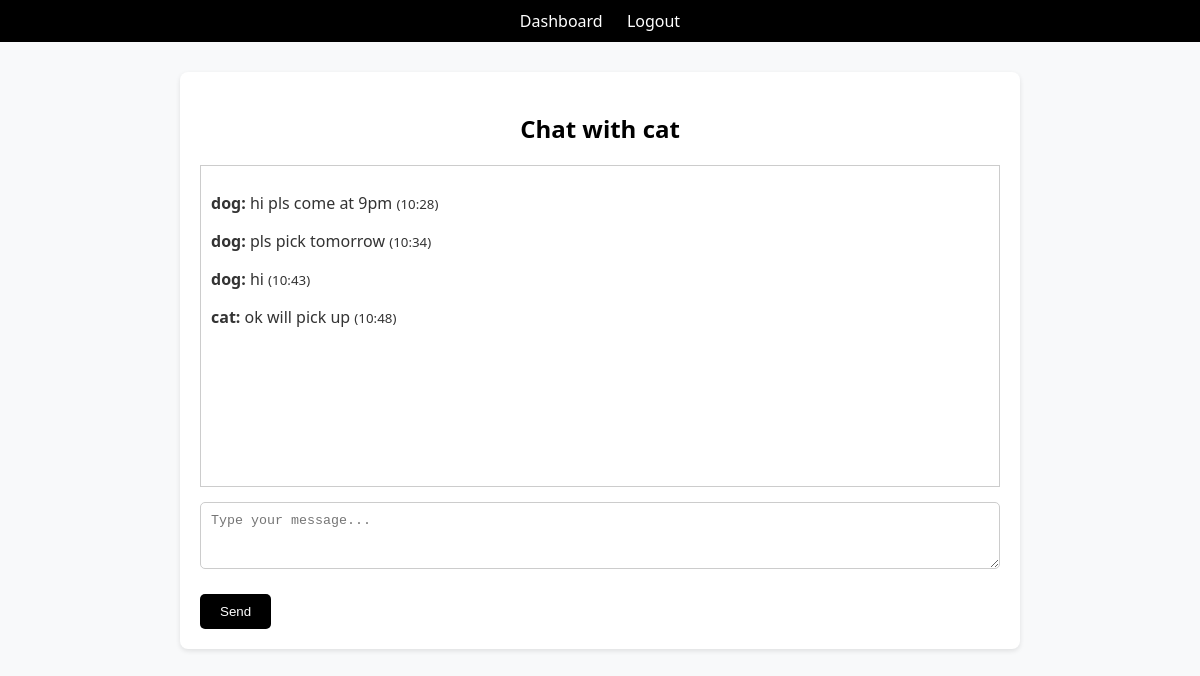
The page /chat/9/ (signed in) on the database its author committed.
### Share_Bite/models.py (models this page shows)
class Message(models.Model):
    sender = models.ForeignKey(User, on_delete=models.CASCADE, related_name='sent_messages')
    receiver = models.ForeignKey(User, on_delete=models.CASCADE, related_name='received_messages')
    content = models.TextField()
    timestamp = models.DateTimeField(auto_now_add=True)
    class Meta:
        ordering = ['timestamp']

### Share_Bite/views.py (the view)
# urls.py: path('chat/<int:user_id>/', views.chat, name='chat'),
@login_required
def chat(request, user_id):
    other_user = get_object_or_404(User, id=user_id)
    has_accepted_request = Request.objects.filter(
        (
            Q(ngo=other_user, donation__donator=request.user) |
            Q(ngo=request.user, donation__donator=other_user)
        ) & Q(accepted=True)
    ).exists()
    if not has_accepted_request:
        return redirect('dashboard')
    if request.method == 'POST':
        content = request.POST.get('content')
        if content:
            Message.objects.create(sender=request.user, receiver=other_user, content=content)
    messages = Message.objects.filter(
        Q(sender=request.user, receiver=other_user) |
        Q(sender=other_user, receiver=request.user)
    )
    return render(request, 'chat.html', {
        'other_user': other_user,
        'messages': messages
    })

### Share_Bite/templates/chat.html (shortened to what this page needs)
{% extends 'base.html' %}
{% block content %}
<h2>Chat with {{ other_user.username }}</h2>
<div style="border:1px solid #ccc; padding:10px; height:300px; overflow-y:scroll;">
    {% for msg in messages %}
        <p><strong>{{ msg.sender.username }}:</strong> {{ msg.content }} <small>({{ msg.timestamp|date:"H:i" }})</small></p>
    {% endfor %}
</div>
<form method="post" style="margin-top:10px;">
    <textarea name="content" rows="3" cols="50" placeholder="Type your message..."></textarea><br>
    <button type="submit">Send</button>
</form>
{% endblock %}

### Share_Bite/static/style.css (style rules this page uses)
body { font-family: 'Segoe UI', Tahoma, Geneva, Verdana, sans-serif; margin: 0; padding: 0; background-color: #f8f9fa; color: #333; }
h1, h2 { text-align: center; color: #000000; }
form input, form textarea, form select { width: 100%; padding: 10px; margin-top: 5px; border: 1px solid #ccc; border-radius: 5px; box-sizing: border-box; }
button, input[type="submit"] { background-color: #000000; color: white; text-decoration: none; border: none; padding: 10px 20px; margin-top: 20px; cursor: pointer; border-radius: 5px; display: block; }

### rows shown on the page
Message: sender.username "dog", content "hi pls come at 9pm", timestamp "10:28"
Message: sender.username "dog", content "pls pick tomorrow", timestamp "10:34"
Message: sender.username "dog", content "hi", timestamp "10:43"
Message: sender.username "cat", content "ok will pick up", timestamp "10:48"

### other values the page prints
{{ other_user.username }} "cat"
